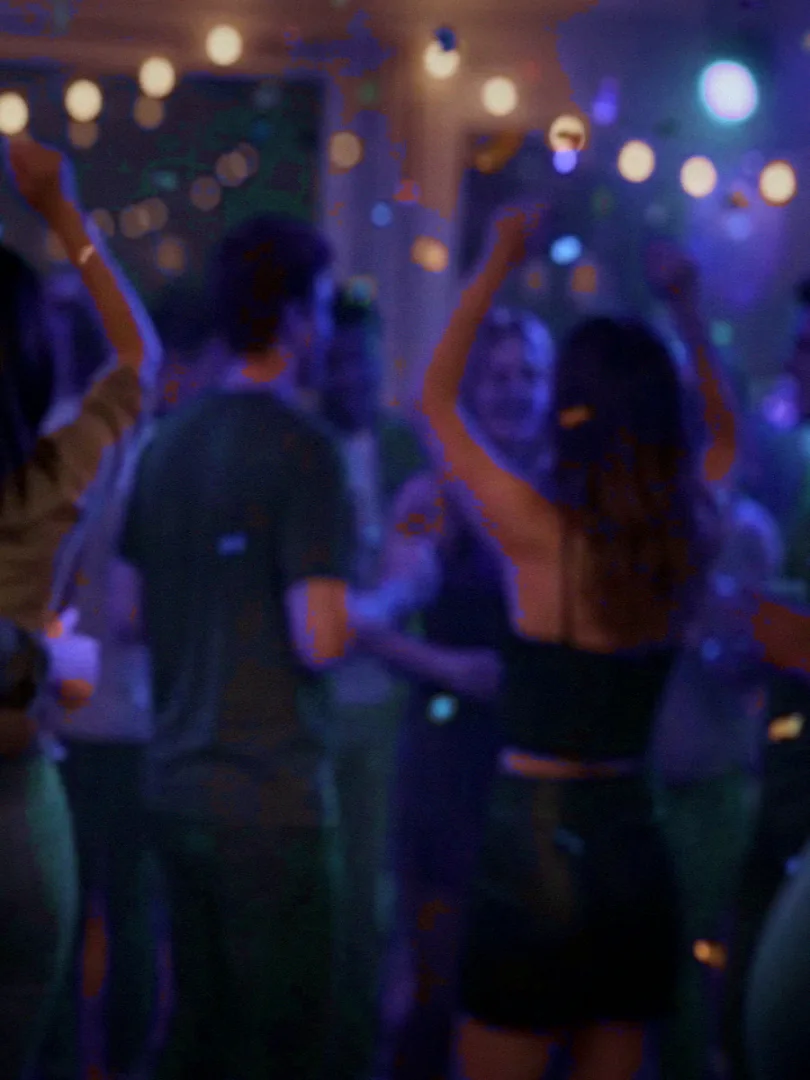
#> input picture spiel/dist/img/APS.webp, 810 x 1080 px, given in place of N09_neu.jpg, which was not available
$ python v8_prep.py
#> lines starting #> are read from the running program, lines starting #| are printed output that depends on the picture; after the words box and inside, x2 and y2 are one past the last pixel; in counts of white or black regions, pixels touching at a corner belong together
### spiel/proc/varianten.py
import cv2, numpy as np, sys, json
from PIL import Image
B='/home/claude/game/'
# [4 lines left out: function lade, not called in this run]
def ausrichten(base, var):
    h,w=base.shape[:2]; s=960/w
    a=cv2.cvtColor(cv2.resize(base,None,fx=s,fy=s),cv2.COLOR_BGR2GRAY).astype(np.float32)
    b=cv2.cvtColor(cv2.resize(var,None,fx=s,fy=s),cv2.COLOR_BGR2GRAY).astype(np.float32)
    M=np.eye(2,3,dtype=np.float32)
    try:
        _,M=cv2.findTransformECC(a,b,M,cv2.MOTION_AFFINE,(cv2.TERM_CRITERIA_EPS|cv2.TERM_CRITERIA_COUNT,200,1e-5),None,5)
    except cv2.error: pass
    M2=M.copy(); M2[:,2]/=s
    return cv2.warpAffine(var,M2,(w,h),flags=cv2.INTER_LANCZOS4+cv2.WARP_INVERSE_MAP,borderMode=cv2.BORDER_REPLICATE), M
# [23 lines left out: functions maske, speichere_overlay, not called in this run]

### spiel/proc/v8_prep.py
# V8: Quellbilder vorbereiten (Zuschnitt, Spiegeln, Montagen, Wasserzeichen) -> bilder_neu/v8_src/CODE.png
import cv2, numpy as np, os, sys
sys.path.insert(0,'/home/claude/game/proc')
from varianten import ausrichten
G='/home/claude/game/'; N=G+'bilder_neu/gemini_20-11-abend/'; O=G+'bilder_neu/v8_src/'
def L(p):
    im=cv2.imread(p,cv2.IMREAD_COLOR); assert im is not None,p; return im
#> in L, im is the input picture: shape (1080, 810, 3); mean B, G, R 58.6, 32.5, 37.9
def S(code,im): cv2.imwrite(O+code+'.png',im); print('ok',code,im.shape[1],'x',im.shape[0])
def feder(h,w,box,r):
    m=np.zeros((h,w),np.float32); x0,y0,x1,y1=box; m[y0:y1,x0:x1]=1
    return cv2.GaussianBlur(m,(0,0),r)[...,None]
def wasserzeichen(im):
    h,w=im.shape[:2]; y0=int(h*.952); x1=int(w*.165)
#> after `h, w = im.shape[:2]`: h = 1080; w = 810
#> after `y0 = int(h * 0.952)`: y0 = 1028
#> after `x1 = int(w * 0.165)`: x1 = 133
    roi=im[y0:,:x1]; g=cv2.cvtColor(roi,cv2.COLOR_BGR2GRAY).astype(np.float32)
    bg=cv2.medianBlur(roi,21); gb=cv2.cvtColor(bg,cv2.COLOR_BGR2GRAY).astype(np.float32)
    m=((g-gb)>18).astype(np.uint8)*255; m=cv2.dilate(m,np.ones((5,5),np.uint8))
#> after `m = (g - gb > 18).astype(np.uint8) * 255`: m: shape (52, 133); every value is 0
    full=np.zeros((h,w),np.uint8); full[y0:,:x1]=m
#> after `full[y0:, :x1] = m`: full: shape (1080, 810); every value is 0
    return cv2.inpaint(im,full,6,cv2.INPAINT_TELEA)
def lena_blond(im,fr):
    # Lenas Haare von rotblond auf honigblond (nur in ihrem Bereich, nur orange-rote Töne)
    im=im.astype(np.float32); h,w=im.shape[:2]
    hsv=cv2.cvtColor(im/255,cv2.COLOR_BGR2HSV)
    box=np.zeros((h,w),np.float32); box[int(h*fr[1]):int(h*fr[3]),int(w*fr[0]):int(w*fr[2])]=1; box=cv2.GaussianBlur(box,(0,0),10)
    hue=hsv[...,0]; sel=((hue>6)&(hue<38)&(hsv[...,1]>.32)).astype(np.float32); sel=cv2.GaussianBlur(sel,(0,0),2)*box
    hsv[...,0]=hue+sel*np.clip(42-hue,0,16)*.8; hsv[...,1]*=1-sel*.2; hsv[...,2]*=1+sel*.05
    return np.clip(cv2.cvtColor(hsv,cv2.COLOR_HSV2BGR)*255,0,255).astype(np.uint8)
def nur(code):
    return len(sys.argv)<2 or code in sys.argv[1:]

# --- Zimmer-Set (ohne Türrahmen), Wasserzeichen weg, auf N09 ausgerichtet
if nur('ZIMMER'):
    n09=wasserzeichen(L(N+'N09_neu.jpg'))
    # Türklinke an der rechten Wand (nur N09_neu) wegmalen
    h,w=n09.shape[:2]; m=np.zeros((h,w),np.uint8)
#> after `h, w = n09.shape[:2]`: h = 1080; w = 810
    roi=n09[int(h*.53):int(h*.66),int(w*.785):int(w*.84)]
#> roi: shape (140, 45, 3)
    g=cv2.cvtColor(roi,cv2.COLOR_BGR2GRAY).astype(np.float32); gb=cv2.GaussianBlur(g,(0,0),9)
    mm=(np.abs(g-gb)>14).astype(np.uint8)*255; mm=cv2.dilate(mm,np.ones((7,7),np.uint8))
#> after `mm = (np.abs(g - gb) > 14).astype(np.uint8) * 255`: mm: shape (140, 45); every value is 0
    m[int(h*.53):int(h*.66),int(w*.785):int(w*.84)]=mm
    n09=cv2.inpaint(n09,m,7,cv2.INPAINT_TELEA)
    S('N09',n09)
#| ok N09 810 x 1080
    for c in ['N31a','N31b','N31c','N31d']:
        im=wasserzeichen(L(N+c+'_neu.jpg'))
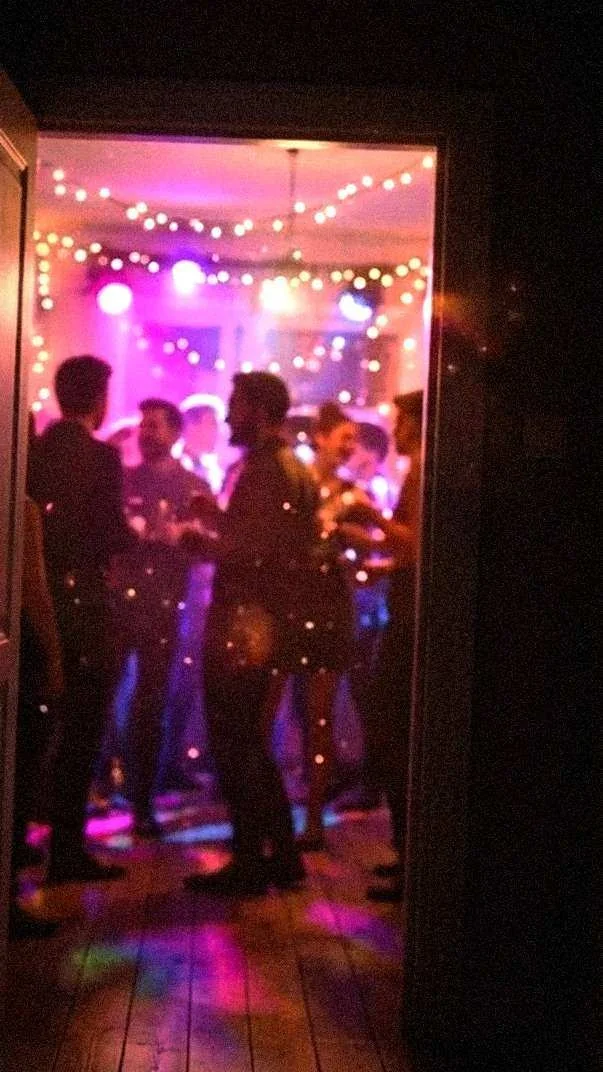
#> input picture spiel/dist/img/BAD_POST.webp, 603 x 1072 px, given in place of N31a_neu.jpg, which was not available
#> in L, im is the input picture: shape (1072, 603, 3); mean B, G, R 50.7, 39.7, 84.6
#> in wasserzeichen (call 2), `h, w = im.shape[:2]`: h = 1072; w = 603
#> in wasserzeichen (call 2), `y0 = int(h * 0.952)`: y0 = 1020
#> in wasserzeichen (call 2), `x1 = int(w * 0.165)`: x1 = 99
#> in wasserzeichen (call 2), `gb = cv2.cvtColor(bg, cv2.COLOR_BGR2GRAY).astype(np.float32)`:
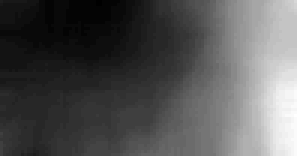
#> gb: shape (52, 99) float32 (shown 3 times larger); min 12, max 64, mean 29; drawn with min black and max white
#> in wasserzeichen (call 2), `m = (g - gb > 18).astype(np.uint8) * 255`:
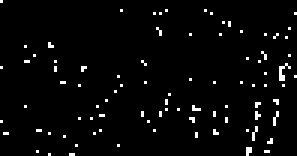
#> m: shape (52, 99) (shown 3 times larger); 2.9% white in thin lines or dots
#> in wasserzeichen (call 2), `m = cv2.dilate(m, np.ones((5, 5), np.uint8))`: m: shape (52, 99); 38.5% white; 19 white regions (2 under 20 px), largest, box (x1, y1, x2, y2) and area: (78, 2, 99, 52) 604, (45, 29, 78, 48) 348, (6, 12, 31, 31) 229
#> in wasserzeichen (call 2), `full[y0:, :x1] = m`:
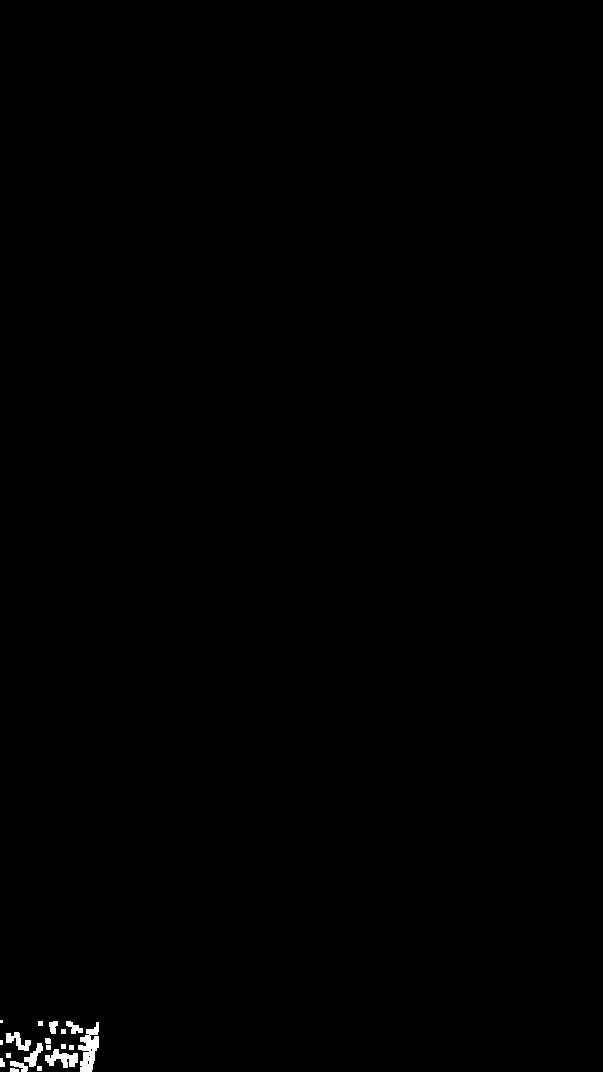
#> full: shape (1072, 603); 0.31% white; 19 white regions (2 under 20 px), largest, box (x1, y1, x2, y2) and area: (78, 1022, 99, 1072) 604, (45, 1049, 78, 1068) 348, (6, 1032, 31, 1051) 229
        im,_=ausrichten(n09,im)
#> in ausrichten, `a=cv2.cvtColor(cv2.resize(base,None,fx=s,fy=s),cv2.COLOR_BGR2GRAY).ast..`:
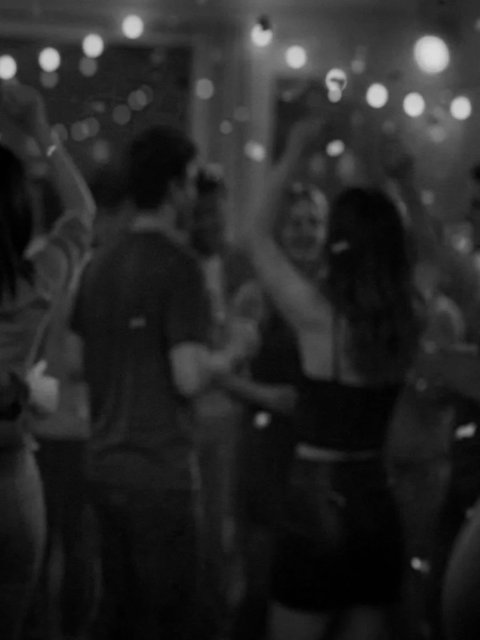
#> a: shape (1280, 960) float32 (shown at 1/2 size); min 0, max 228, mean 37
#> in ausrichten, `b=cv2.cvtColor(cv2.resize(var,None,fx=s,fy=s),cv2.COLOR_BGR2GRAY).asty..`:
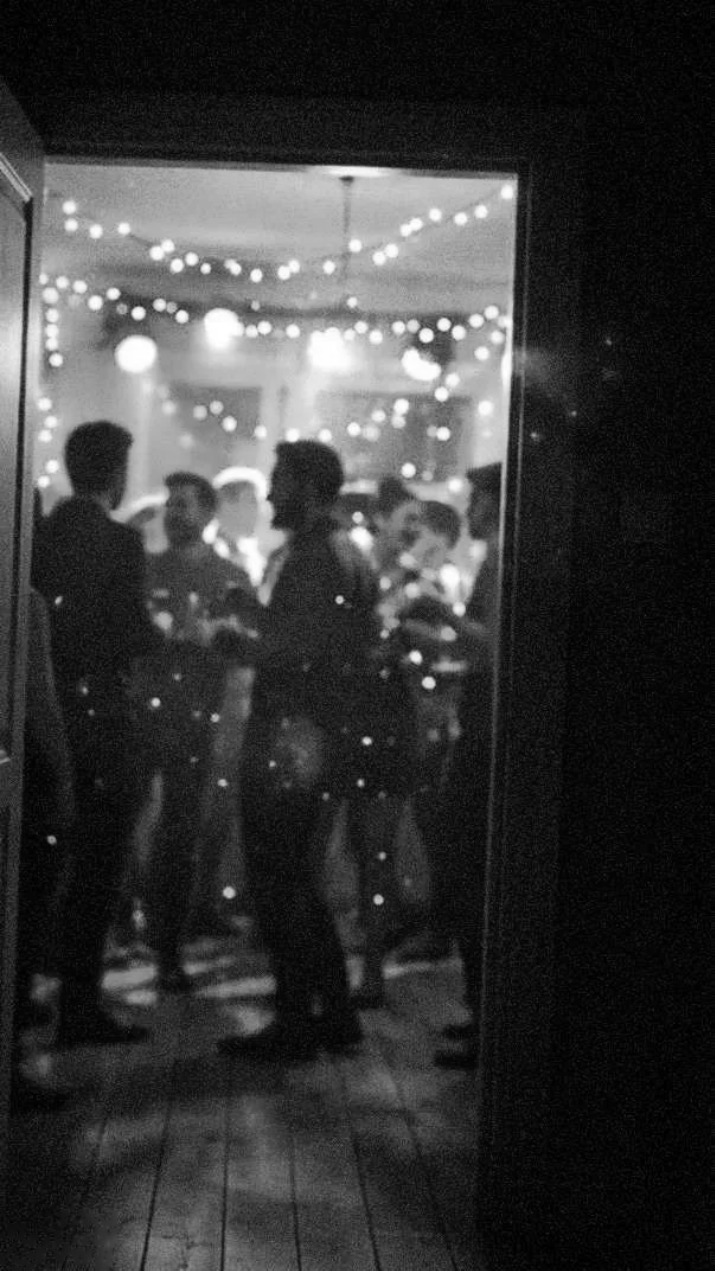
#> b: shape (1271, 715) float32; min 0, max 255, mean 54.2
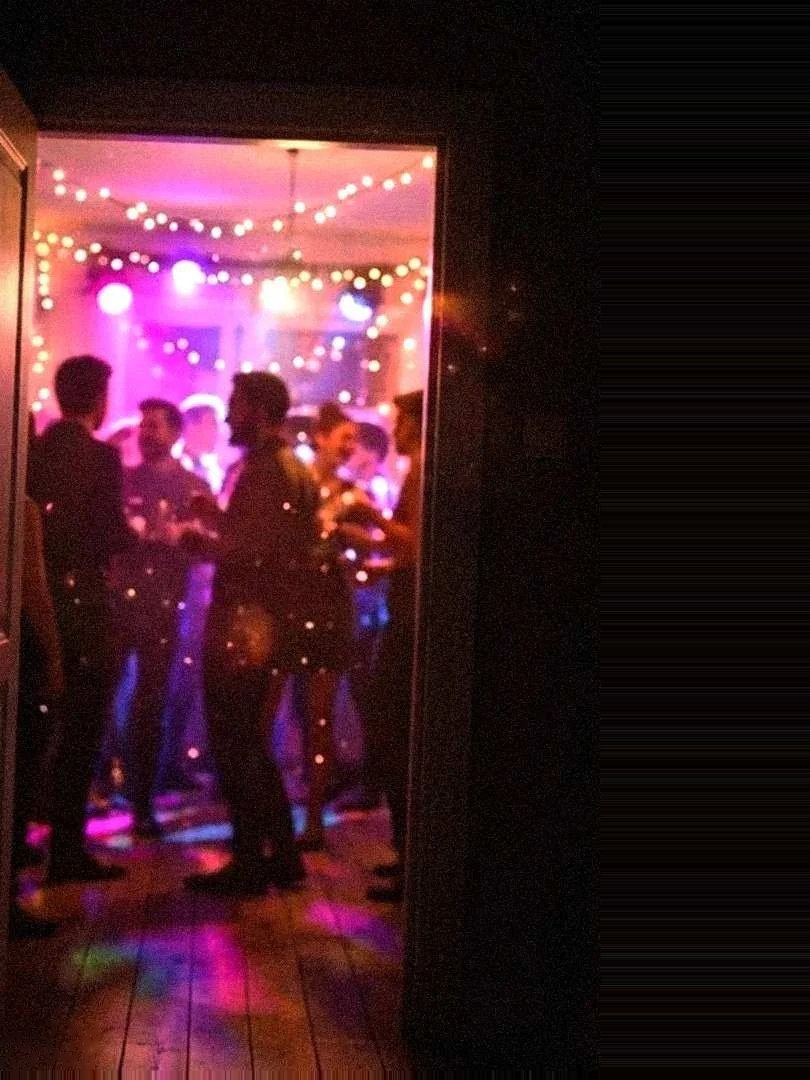
#> im: shape (1080, 810, 3); mean B, G, R 39.1, 31.2, 65.6
        S(c,im)
#| ok N31a 810 x 1080
#> (the run stopped early here; a loop or call above may not have finished)
